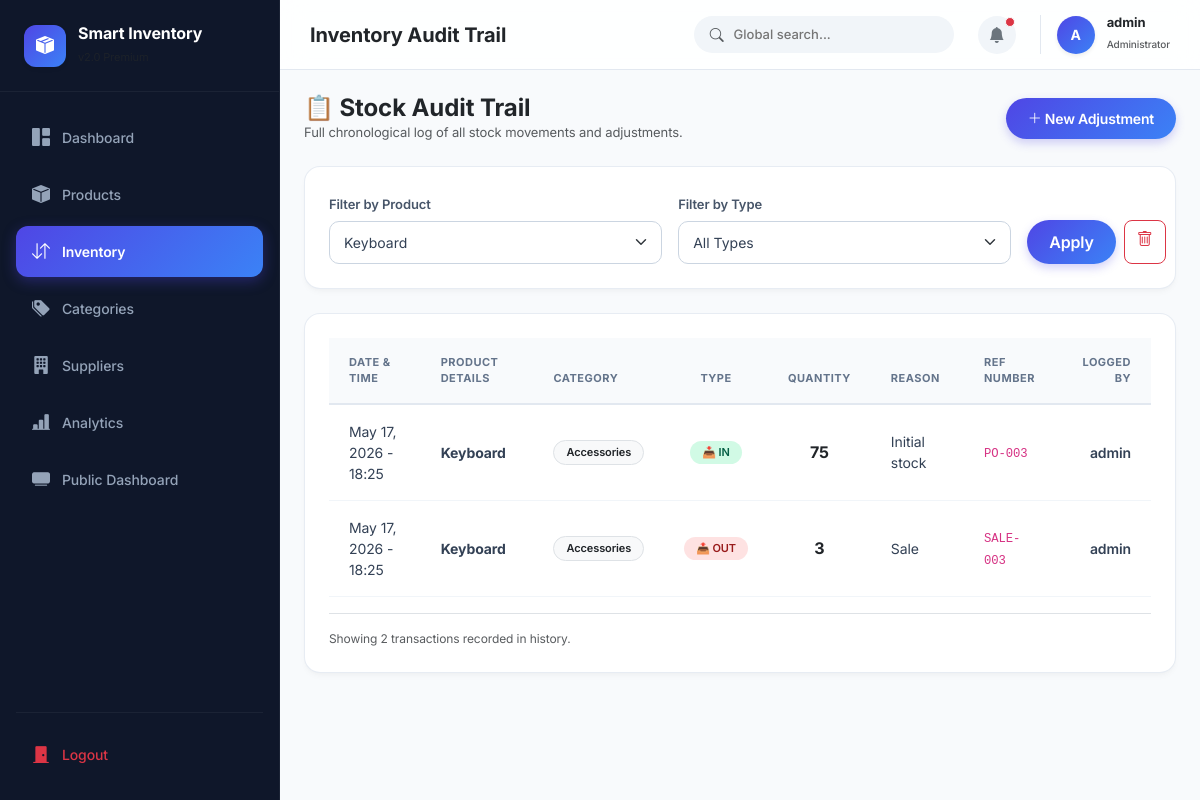
The page /inventory/history.php?product_id=3 (signed in) on the database its author committed.
### tables this page shows
CREATE TABLE IF NOT EXISTS stock_movements (
    id INT PRIMARY KEY AUTO_INCREMENT,
    product_id INT NOT NULL,
    movement_type ENUM('IN', 'OUT') NOT NULL,
    quantity INT NOT NULL,
    reason VARCHAR(100),
    reference_no VARCHAR(50),
    created_by INT,
    created_at TIMESTAMP DEFAULT CURRENT_TIMESTAMP,
    FOREIGN KEY (product_id) REFERENCES products(id) ON DELETE CASCADE,
    FOREIGN KEY (created_by) REFERENCES users(id),
    INDEX idx_product (product_id),
    INDEX idx_type (movement_type),
    INDEX idx_date (created_at)
);

CREATE TABLE IF NOT EXISTS products (
    id INT PRIMARY KEY AUTO_INCREMENT,
    name VARCHAR(100) NOT NULL,
    category VARCHAR(50),
    price DECIMAL(10, 2),
    supplier_id INT,
    sku VARCHAR(50),
    description TEXT,
    barcode VARCHAR(50),
    created_at TIMESTAMP DEFAULT CURRENT_TIMESTAMP,
    updated_at TIMESTAMP DEFAULT CURRENT_TIMESTAMP ON UPDATE CURRENT_TIMESTAMP,
    INDEX idx_name (name),
    INDEX idx_category (category)
);

CREATE TABLE IF NOT EXISTS users (
    id INT PRIMARY KEY AUTO_INCREMENT,
    username VARCHAR(50) UNIQUE NOT NULL,
    password VARCHAR(255) NOT NULL,
    created_at TIMESTAMP DEFAULT CURRENT_TIMESTAMP
);

### inventory/history.php (the view, shortened to what this page needs)
<?php
require_once '../config/db.php';
$filter_product = trim($_GET['product_id'] ?? '');
$filter_type = trim($_GET['movement_type'] ?? '');
$all_products = [];
$movements = [];
try {
    $stmt_prod = $pdo->prepare('SELECT id, name FROM products ORDER BY name');
    $stmt_prod->execute();
    $all_products = $stmt_prod->fetchAll();
    $query = '
        SELECT
            sm.id,
            sm.created_at,
            p.name as product_name,
            p.category,
            sm.movement_type,
            sm.quantity,
            sm.reason,
            sm.reference_no,
            u.username as created_by
        FROM stock_movements sm
        JOIN products p ON sm.product_id = p.id
        LEFT JOIN users u ON sm.created_by = u.id
        WHERE 1=1
    ';
    $params = [];
    if ($filter_product) {
        $query .= ' AND sm.product_id = ?';
        $params[] = $filter_product;
    }
    $query .= ' ORDER BY sm.created_at DESC';
    $stmt = $pdo->prepare($query);
    $stmt->execute($params);
    $movements = $stmt->fetchAll();
} catch (PDOException $e) {
    error_log('Fetch Movements Error: ' . $e->getMessage());
}
require_once '../includes/layout-start.php';
?>
<div class="d-flex justify-content-between align-items-center mb-4">
    <div>
        <h4 class="fw-bold mb-0 text-dark">📋 Stock Audit Trail</h4>
        <p class="text-muted mb-0" style="font-size: 13px;">Full chronological log of all stock movements and adjustments.</p>
    </div>
    <div>
        <a href="movement.php" class="btn btn-primary btn-sm px-3 rounded-pill shadow-sm">
            <i class="bi bi-plus-lg"></i> New Adjustment
        </a>
    </div>
</div>
<div class="card card-custom border-0 shadow-sm p-4 mb-4">
    <form method="GET" class="row g-3 align-items-end">
        <div class="col-md-5">
            <label class="form-label fw-semibold text-secondary" style="font-size: 13px;">Filter by Product</label>
            <select name="product_id" id="product_id" class="form-select border rounded-3 p-2.5">
                <?php foreach ($all_products as $prod): ?>
                    <option value="<?php echo $prod['id']; ?>" <?php echo ($filter_product == $prod['id']) ? 'selected' : ''; ?>>
                        <?php echo htmlspecialchars($prod['name']); ?>
                    </option>
                <?php endforeach; ?>
            </select>
        </div>
        <div class="col-md-5">
            <label class="form-label fw-semibold text-secondary" style="font-size: 13px;">Filter by Type</label>
            <select name="movement_type" id="movement_type" class="form-select border rounded-3 p-2.5">
                <option value="">All Types</option>
            </select>
        </div>
        <div class="col-md-2 d-flex gap-2">
            <button type="submit" class="btn btn-primary w-100 py-2.5 rounded-3">Apply</button>
            <?php if ($filter_product || $filter_type): ?>
                <a href="history.php" class="btn btn-outline-danger py-2.5 rounded-3"><i class="bi bi-trash"></i></a>
            <?php endif; ?>
        </div>
    </form>
</div>
<div class="card card-custom border-0 shadow-sm p-4 mb-4">
    <?php if (empty($movements)): ?>
        <div class="d-flex flex-column align-items-center justify-content-center py-5">
            <div class="avatar shadow-sm bg-light text-muted mb-3" style="width: 50px; height: 50px;"><i class="bi bi-clock-history fs-3"></i></div>
            <h6 class="fw-bold text-secondary mb-1">No transaction history</h6>
            <p class="text-muted mb-3" style="font-size: 12px;">No movements record matches this filter.</p>
            <a href="movement.php" class="btn btn-sm btn-success rounded-pill px-3">+ Add Movement</a>
        </div>
    <?php else: ?>
        <div class="table-responsive">
            <table class="table align-middle table-hover">
                <thead>
                    <tr>
                        <th>Date & Time</th>
                        <th>Product Details</th>
                        <th>Category</th>
                        <th class="text-center">Type</th>
                        <th class="text-center">Quantity</th>
                        <th>Reason</th>
                        <th>Ref Number</th>
                        <th class="text-end">Logged By</th>
                    </tr>
                </thead>
                <tbody>
                    <?php foreach ($movements as $movement): ?>
                    <tr>
                        <td class="text-muted" style="font-size: 13px;"><?php echo date('M d, Y - H:i', strtotime($movement['created_at'])); ?></td>
                        <td class="fw-bold text-dark"><?php echo htmlspecialchars($movement['product_name']); ?></td>
                        <td><span class="badge bg-light text-dark border"><?php echo htmlspecialchars($movement['category'] ?: 'Other'); ?></span></td>
                        <td class="text-center">
                            <?php if ($movement['movement_type'] === 'IN'): ?>
                                <span class="badge bg-success-subtle text-success px-2.5 py-1.5 rounded-pill" style="font-size: 11px;">📥 IN</span>
                            <?php else: ?>
                                <span class="badge bg-danger-subtle text-danger px-2.5 py-1.5 rounded-pill" style="font-size: 11px;">📤 OUT</span>
                            <?php endif; ?>
                        </td>
                        <td class="text-center"><strong class="fs-6 text-dark"><?php echo (int)$movement['quantity']; ?></strong></td>
                        <td class="text-muted" style="font-size: 13px;"><?php echo htmlspecialchars($movement['reason'] ?: '—'); ?></td>
                        <td><code><?php echo htmlspecialchars($movement['reference_no'] ?: '—'); ?></code></td>
                        <td class="text-end fw-semibold text-dark" style="font-size: 13px;"><?php echo htmlspecialchars($movement['created_by'] ?? 'System'); ?></td>
                    </tr>
                    <?php endforeach; ?>
                </tbody>
            </table>
        </div>
        <div class="d-flex justify-content-between align-items-center mt-3 pt-3 border-top">
            <span class="text-muted" style="font-size: 12px;">Showing <?php echo count($movements); ?> transactions recorded in history.</span>
        </div>
    <?php endif; ?>
</div>
<?php
require_once '../includes/layout-end.php';
?>

### includes/layout-start.php (style rules this page uses)
body { font-family: 'Inter', sans-serif; background-color: #f8fafc; color: #334155; overflow-x: hidden; letter-spacing: -0.1px; }
.card, .card-custom { background: #ffffff !important; border: 1px solid rgba(226, 232, 240, 0.8) !important; border-radius: 16px !important; box-shadow: 0 4px 6px -1px rgba(0, 0, 0, 0.03), 0 2px 4px -1px rgba(0, 0, 0, 0.015) !important; transition: all 0.3s cubic-bezier(0.4, 0, 0.2, 1) !important; }
.form-control, .form-select { border: 1px solid #cbd5e1 !important; border-radius: 10px !important; padding: 10px 14px !important; font-size: 14px !important; transition: all 0.2s ease-in-out !important; color: #334155 !important; }
.form-label { font-weight: 600 !important; color: #475569 !important; margin-bottom: 6px !important; font-size: 13px !important; }
.btn-primary { background: linear-gradient(135deg, #4f46e5 0%, #3b82f6 100%) !important; border: none !important; font-weight: 600 !important; letter-spacing: -0.2px !important; padding: 10px 22px !important; border-radius: 30px !important; box-shadow: 0 4px 10px rgba(79, 70, 229, 0.25) !important; transition: all 0.2s ease-in-out !important; }
.table { border-collapse: separate !important; border-spacing: 0 0 !important; width: 100% !important; margin-bottom: 0 !important; }
.table th { font-weight: 700 !important; text-transform: uppercase !important; font-size: 11px !important; letter-spacing: 0.5px !important; color: #64748b !important; background-color: #f8fafc !important; border-bottom: 2px solid #e2e8f0 !important; padding: 16px 20px !important; }
.table td { padding: 16px 20px !important; font-size: 14px !important; color: #334155 !important; border-bottom: 1px solid #f1f5f9 !important; vertical-align: middle !important; }
.table-hover tbody tr { transition: background-color 0.2s ease !important; }
.badge { font-weight: 600 !important; border-radius: 30px !important; padding: 6px 12px !important; font-size: 11px !important; }
.bg-success-subtle { background-color: #d1fae5 !important; color: #065f46 !important; }
.bg-danger-subtle { background-color: #fee2e2 !important; color: #991b1b !important; }

### rows shown on the page
stock_movements: created_at "May 17, 2026 - 18:25", product.name "Keyboard", product.category "Accessories", movement_type "📥 IN", quantity "75", reason "Initial stock", reference_no "PO-003", created_by.username "admin"
stock_movements: created_at "May 17, 2026 - 18:25", product.name "Keyboard", product.category "Accessories", movement_type "📤 OUT", quantity "3", reason "Sale", reference_no "SALE-003", created_by.username "admin"

### other values the page prints
$page_title "Inventory Audit Trail"
$user_initial "A"
$username "admin"
count($movements) "2"
form field product_id "Keyboard"
